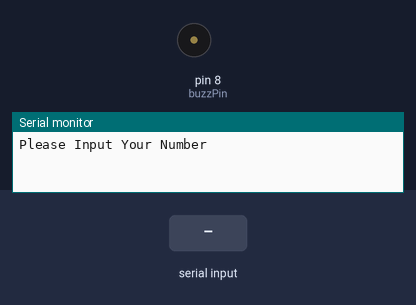
The sketch below on a simulated Arduino Uno, built with avr-gcc and run on an emulated ATmega328P. Parts: buzzer (waves = sounding, pin HIGH), the last lines printed to the serial monitor. The inputs (shaded band) are chosen by the test bench.

Above: at 1.2 s.
1.3 s: "90,45\n" received over Serial
At 2.1 s:
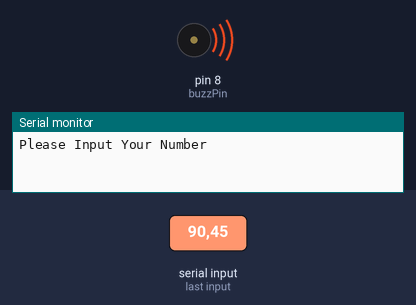
4.3 s: "30,150\n" received over Serial
At 7.5 s:
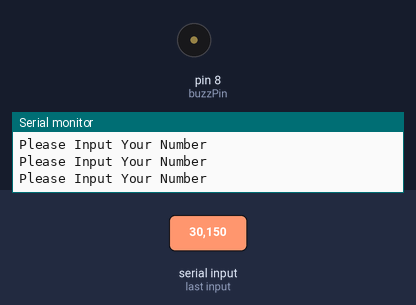
Timing chart, 0 to 9.0 s (numbered marks = the images above; inputs shaded):
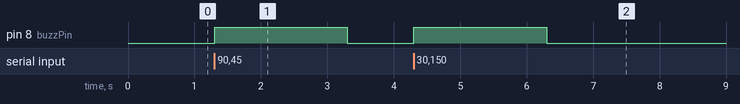

The sketch:

ACTIVE_BUZZER.ino
```cpp
int number;
int buzzPin = 8;
int delayTime = 1000;
String msg = "Please Input Your Number";

void setup() {
  // put your setup code here, to run once:
  Serial.begin(9600);
  pinMode(buzzPin,OUTPUT);
}

void loop() {
  // put your main code here, to run repeatedly:
  Serial.println(msg);
  while(Serial.available()==0){

  }
  number = Serial.parseInt();
  if (number > 10){
    digitalWrite(buzzPin,HIGH);
    delay(delayTime);
    digitalWrite(buzzPin,LOW);
  }
}
```

Measured:
- after the input at 1.3 s, pin 8 (buzzPin): LOW → HIGH at once, → LOW 2.0 s later
- after the input at 4.3 s, pin 8 (buzzPin): LOW → HIGH at once, → LOW 2.0 s later
